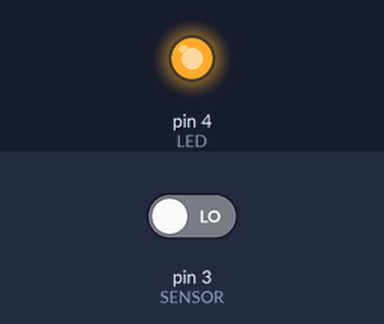
The sketch below on a simulated Arduino Uno, built with avr-gcc and run on an emulated ATmega328P. Parts: output pins drawn as LEDs (lit = HIGH). The inputs (shaded band) are chosen by the test bench; at power-on: pin 3 (SENSOR) LOW.

Above: at 1.2 s.
1.3 s: pin 3 (SENSOR) driven HIGH
At 1.7 s:
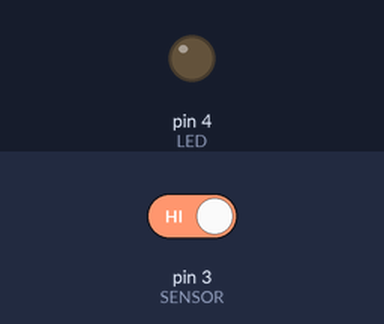
2.8 s: pin 3 (SENSOR) driven LOW
At 4.0 s:
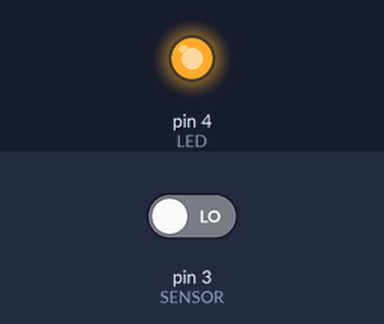
Timing chart, 0 to 5.8 s (numbered marks = the images above; inputs shaded):
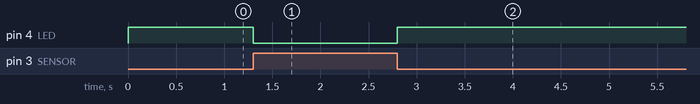

The sketch:

PruebaInclinacion.ino
```cpp
int SENSOR = 3;
int LED = 4;

void setup() {
  pinMode(SENSOR, INPUT);
  pinMode(LED, OUTPUT);
}

void loop() {
  if(digitalRead(SENSOR) == HIGH){
    digitalWrite(LED, LOW);
  } else{
    digitalWrite(LED, HIGH);
  }
}
```

Measured:
- after the input at 1.3 s, pin 4 (LED): HIGH → LOW at once
- after the input at 2.8 s, pin 4 (LED): LOW → HIGH at once
